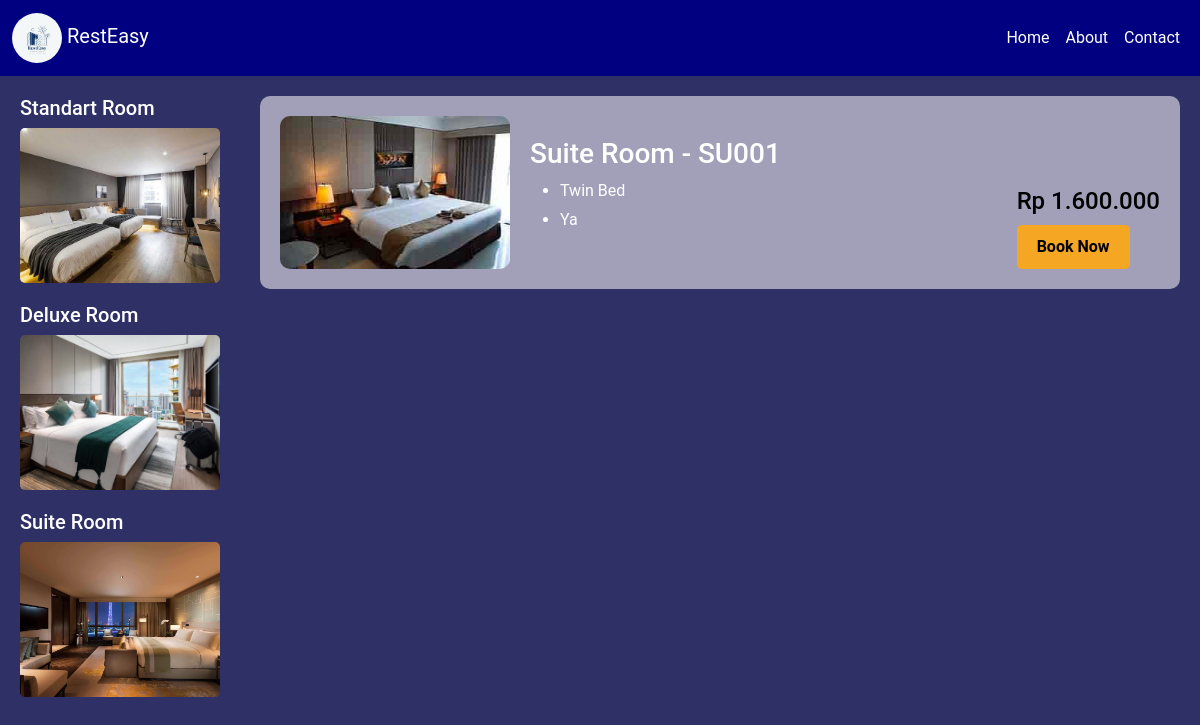
The page /daftar_suite.php on the database its author committed.
### tables this page shows
CREATE TABLE `kamar` (
  `id` varchar(11) NOT NULL,
  `tipe` varchar(100) NOT NULL,
  `kasur` varchar(100) NOT NULL,
  `fasilitas` text NOT NULL,
  `harga` decimal(10,2) NOT NULL,
  `gambar` varchar(255) NOT NULL,
  `rekomendasi` tinyint(1) DEFAULT 0,
  `tersedia` tinyint(1) NOT NULL DEFAULT 1
);

### daftar_suite.php (the view, shortened to what this page needs)
<?php
include 'koneksi.php';
$query = mysqli_query($koneksi, "SELECT * FROM kamar WHERE tipe = 'suite' AND tersedia = 1");
?>
<!DOCTYPE html>
<html lang="id">
<head>
    <link href="https://cdn.jsdelivr.net/npm/bootstrap@5.3.3/dist/css/bootstrap.min.css" rel="stylesheet">
    <link href="https://cdnjs.cloudflare.com/ajax/libs/font-awesome/5.15.3/css/all.min.css" rel="stylesheet"/>
    <link href="styledkamar.css" rel="stylesheet"/>
</head>
<body>
    <nav class="navbar navbar-expand-lg navbar-dark" style="background-color: #000080;">
        <div class="container-fluid">
            <a class="navbar-brand" href="#">
                <img src="logo_resteasy.jpg" alt="Logo" width="50" height="50" class="rounded-circle">
                RestEasy
            </a>
            <div class="collapse navbar-collapse" id="navbarNav">
                <ul class="navbar-nav ms-auto">
                    <li class="nav-item">
                        <a class="nav-link text-white" href="dashboard2.php">Home</a>
                    </li>
                    <li class="nav-item">
                        <a class="nav-link text-white" href="dashboard2.php#about">About</a>
                    </li>
                    <li class="nav-item">
                        <a class="nav-link text-white" href="dashboard2.php#contact">Contact</a>
                    </li>
                </ul>
            </div>
        </div>
    </nav>
    <div class="layout">
        <div class="sidebar">
            <h2>Standart Room</h2>
            <a href="daftar_standart.php">
                <img alt="Standart Room" src="bg2.1.jpg" />
            </a>
            <h2>Deluxe Room</h2>
            <a href="daftar_deluxe.php">
                <img alt="Deluxe Room" src="bg2.2.jpg" />
            </a>
            <h2>Suite Room</h2>
            <a href="daftar_suite.php">
                <img alt="Suite Room" src="bg2.3.jpg" />
            </a>
        </div>
        <div class="content">
            <?php while ($data = mysqli_fetch_assoc($query)) { ?>
            <div class="room-card">
                <img alt="<?php echo htmlspecialchars($data['tipe']); ?>" src="images/<?php echo htmlspecialchars($data['gambar']); ?>"/>
                <div class="room-info">
                    <h3><?php echo htmlspecialchars($data['tipe']); ?> Room - <?php echo htmlspecialchars($data['id']); ?></h3>
                    <ul>
                        <li><?php echo htmlspecialchars($data['kasur']); ?> Bed</li>
                        <?php
                        $fasilitasArray = explode(',', $data['fasilitas']);
                        foreach ($fasilitasArray as $fasilitas) {
                            echo '<li>' . htmlspecialchars(trim($fasilitas)) . '</li>';
                        }
                        ?>
                    </ul>
                </div>
                <div class="room-price">
                    <h4>Rp <?php echo number_format($data['harga'], 0, ',', '.'); ?></h4>
                    <a href="Formulir_Pemesanan.php"><button>Book Now</button></a>
                </div>
            </div>
            <?php } ?>
        </div>
    </div>
</body>
</html>

### styledkamar.css (style rules this page uses)
body { margin: 0; font-family: 'Roboto', sans-serif; background-color: #2e3066; color: white; }
.layout { display: flex; min-height: 100vh; margin: 0; }
.sidebar { background-color: #2e3066; padding: 20px; width: 240px; height: 100vh; position: sticky; top: 0; overflow-y: auto; scrollbar-width: thin; scrollbar-color: #f5a623 #2e3066; }
.sidebar h2 { font-size: 20px; margin-top: 0; }
.sidebar img { width: 100%; height: 155px; object-fit: cover; border-radius: 5px; margin-bottom: 20px; }
.content { flex-grow: 1; padding: 20px; background-color: #2e3066; margin: 0; }
.room-card { background-color: #A2A0B8; border-radius: 10px; padding: 20px; margin-bottom: 20px; display: flex; align-items: center; color: black; transition: all 0.3s ease; }
.room-card img { width: 230px; border-radius: 10px; margin-right: 20px; }
.room-info { flex-grow: 1; }
.room-info h3 { margin-top: 0; color: white; }
.room-info ul { list-style-type: disc; padding-left: 30px; color: #ffffff; }
.room-info ul li { margin-bottom: 5px; }
.room-price { text-align: left; display: flex; flex-direction: column; justify-content: flex-end; align-items: flex-start; margin-top: auto; }
.room-price h4 { margin: 0 0 10px 0; }
.room-price button { background-color: #f5a623; border: none; padding: 10px 20px; color: black; font-weight: bold; border-radius: 5px; cursor: pointer; transition: background-color 0.3s ease, transform 0.3s ease; }

### rows shown on the page
kamar: gambar (picture), tipe "Suite", id "SU001", kasur "Twin", fasilitas "Ya", harga "1.600.000"
